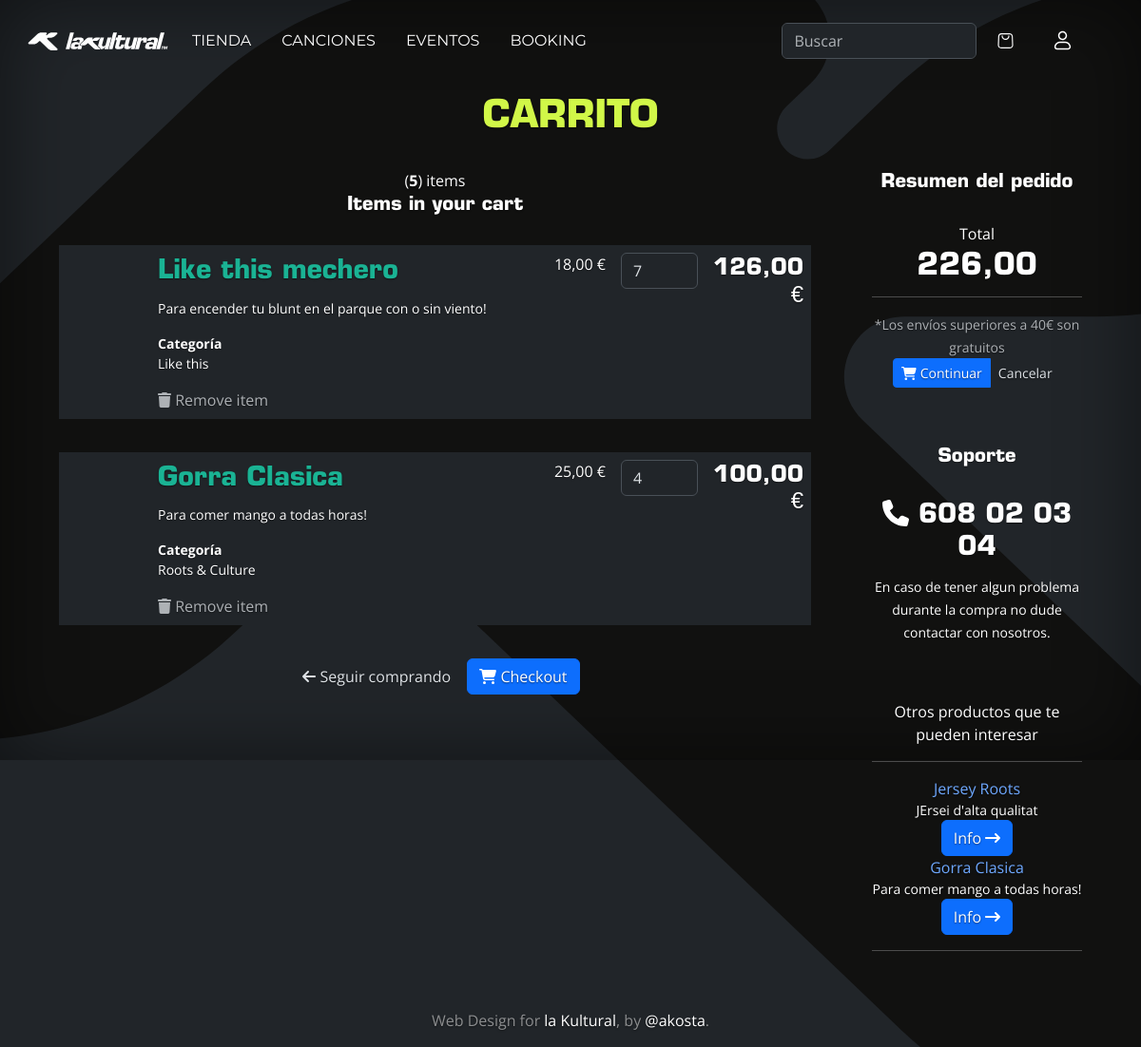
Before: /carrito/ (signed in) with the older database file.
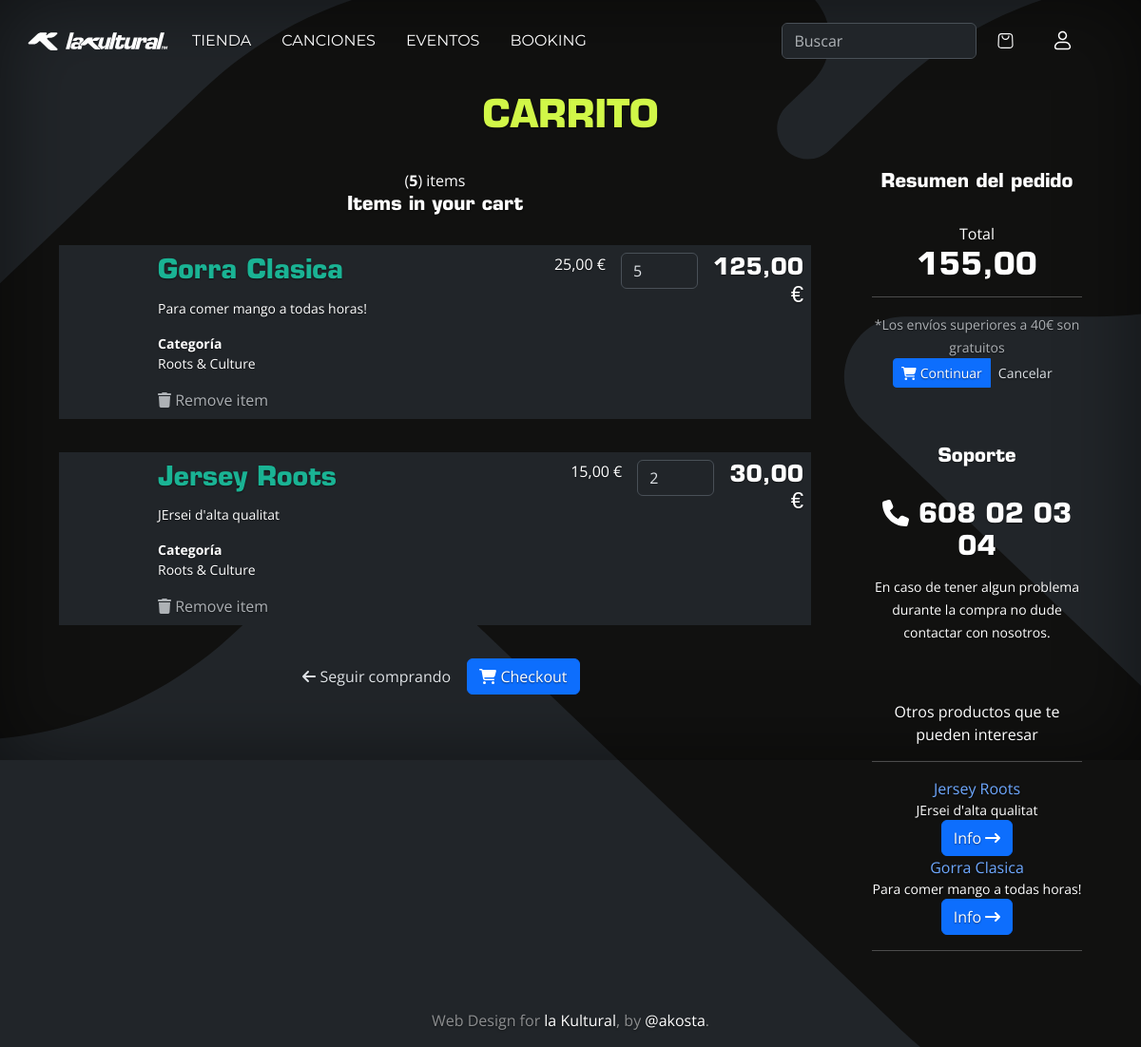
After: the same page with the newer database file.
### carrito/models.py (models this page shows, shortened)
class ItemCarrito(models.Model):
    carrito = models.ForeignKey(Carrito, related_name='items', on_delete=models.CASCADE)
    producto = models.ForeignKey(Producto, on_delete=models.CASCADE)
    cantidad = models.IntegerField(default=0)
    def subtotal(self):
        return self.cantidad * self.producto.precio

class Carrito(models.Model):
    usuario = models.OneToOneField(Usuario, on_delete=models.CASCADE, related_name="carrito")
    creado_en = models.DateTimeField(auto_now_add=True)
    def total_carrito(self):
        return sum(item.subtotal() for item in self.items.all())

### tienda/models.py (models this page shows, shortened)
class Producto(models.Model):
    categoria = models.ForeignKey(CategoriaArticulo, related_name='productos', on_delete=models.CASCADE)
    nombre = models.CharField(max_length=100)
    descripcion = models.TextField()
    imagen = models.ImageField(upload_to='productos/')
    precio = models.DecimalField(max_digits=10, decimal_places=2)
    descuento = models.DecimalField(max_digits=10, decimal_places=2, default=0)
    descuento_activo = models.BooleanField(default=False)
    stock = models.IntegerField(default=0)  # Añadido para control de inventario
    activo = models.BooleanField(default=True)  # Para activar/desactivar productos fácilmente
    modelo = models.CharField(max_length=100, blank=True, null=True) # Opcional para productos no ropa
    tallas = models.CharField(max_length=255, blank=True, null=True)

class CategoriaArticulo(models.Model):
    nombre = models.CharField(max_length=100)
    descripcion = models.TextField(blank=True)

### carrito/views.py (the view)
# urls.py: path('carrito/', include ('carrito.urls')),
def carrito(request):
    productos = Producto.objects.all()
    productos = productos[:2]
    try:
        carrito = Carrito.objects.get(usuario=request.user)
        items = carrito.items.all()
        total_articulos = sum(item.cantidad for item in items)
    except Carrito.DoesNotExist:
        items = []
        total_articulos = 0
    return render(request, 'carrito/carrito.html', {'carrito': carrito,
                                                    'items': items,
                                                    'productos': productos,
                                                    'total_articulos': total_articulos})

### carrito/templates/carrito/carrito.html (shortened to what the changed rows need)
{% extends 'base.html' %}
{% load static %}
{% block content %}
<header class="masthead">
    <div class="text-center">
        <h1 class="section-heading text-uppercase">CARRITO</h1>
    </div>
</header>
<div class="container">
<div class="wrapper wrapper-content animated fadeInRight">
    <div class="row">
        <div class="col-md-9">
            <div class="ibox">
                {% for item in items %}
                <div class="ibox-content">
                    <div class="table-responsive">
                        <table class="table shoping-cart-table">
                            <tbody>
                            <tr>
                                <td width="90">
                                    <div class="cart-product-imitation">
                                    </div>
                                </td>
                                <td class="desc">
                                    <h3>
                                    <a href="#" class="text-navy">
                                        {{ item.producto.nombre }}
                                    </a>
                                    </h3>
                                    <p class="small">
                                        {{ item.producto.descripcion }}
                                    </p>
                                    <dl class="small m-b-none">
                                        <dt>Categoría</dt>
                                        <dd>{{ item.producto.categoria.nombre }}</dd>
                                    </dl>
                                    <div class="m-t-sm">
                                        <a href="{% url 'carrito:quitar_producto' item.id %}" class="text-muted"><i class="fa fa-trash"></i> Remove item</a>
                                    </div>
                                </td>
                                <td>
                                    {% if item.producto.descuento_activo %}
                                    {{ item.producto.precio_descuento }} €
                                    <s class="small text-muted">{{ item.producto.precio }} €</s>
                                    {% else %}
                                    {{ item.producto.precio }} €
                                    {% endif %}
                                </td>
                                <td width="65">
                                    <input type="number" class="form-control w-auto quantity-input" data-product-id="{{ item.producto.id }}" value="{{ item.cantidad }}" name="cantidad" min="1" max="100" data-item-id="{{ item.id }}">
                                </td>
                                <td>
                                    <h4 class="subtotal" data-item-id="{{ item.id }}">
                                        {{ item.subtotal }} €
                                    </h4>
                                </td>
                            </tr>
                            </tbody>
                        </table>
                    </div>
                </div>
                {% endfor %}
            </div>
        </div>
        <div class="col-md-3">
            <div class="ibox">
                <div class="ibox-content">
                    <span>
                        Total
                    </span>
                    <h2 class="font-bold total-carrito">
                        {{ carrito.total_carrito }}
                    </h2>
                    <hr>
                    <span class="text-muted small">
                        *Los envíos superiores a 40€ son gratuitos
                    </span>
                    <div class="m-t-sm">
                        <div class="btn-group">
                        </div>
                    </div>
                </div>
            </div>
            <div class="ibox">
                <div class="ibox-content">
                    {% for producto in productos %}
                    <div>
                        <a href="#" class="product-name"> {{ producto.nombre }}</a>
                        <div class="small m-t-xs">
                            {{ producto.descripcion}}
                        </div>
                        <div class="m-t text-righ">
                            <a href="#" class="btn btn-xs btn-outline btn-primary">Info <i class="fa fa-long-arrow-right"></i> </a>
                        </div>
                    </div>
                    {% endfor %}
                </div>
            </div>
        </div>
    </div>
</div>
</div>
{% endblock %}

Changed rows visible on the page:
removed ItemCarrito: producto.nombre "Like this mechero", producto.descripcion "Para encender tu blunt en el parque con o sin viento!", producto.categoria.nombre "Like this", producto.precio "18,00", cantidad "7", subtotal "126,00"
changed ItemCarrito "Gorra Clasica": cantidad "4" → "5"; subtotal "100,00" → "125,00"
added ItemCarrito: producto.nombre "Jersey Roots", producto.descripcion "JErsei d'alta qualitat", producto.categoria.nombre "Roots & Culture", producto.precio "15,00", cantidad "2", subtotal "30,00"
changed through a linked row, Carrito: total_carrito "226,00" → "155,00"
